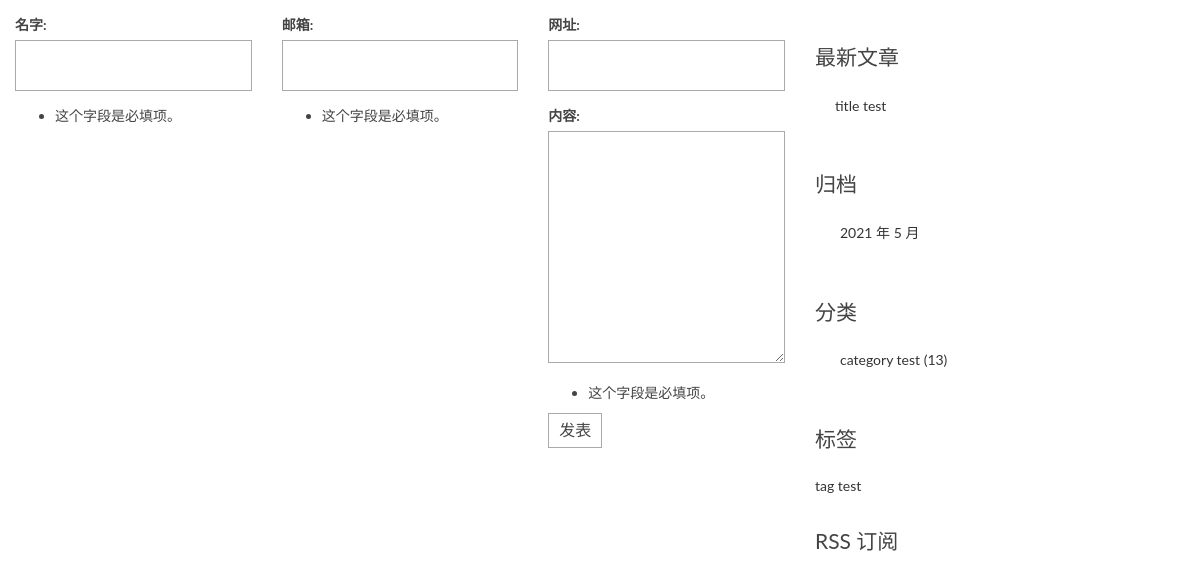
The app's page /comments/1/ with its own data.
### blog/models.py (models this page shows, shortened)
class Post(models.Model):
    title = models.CharField("标题", max_length=70)
    body = models.TextField("正文")
    author = models.ForeignKey(User, verbose_name="作者", on_delete=models.CASCADE)
    excerpt = models.CharField("摘要", max_length=200, blank=True)
    category = models.ForeignKey(Category, verbose_name="分类", on_delete=models.CASCADE)
    tags = models.ManyToManyField(Tag, verbose_name="标签", blank=True)
    created_time = models.DateTimeField("创建时间", default=timezone.now)
    modified_time = models.DateTimeField("修改时间")
    views = models.PositiveIntegerField(default=0, editable=False)
    class Meta:
        verbose_name = "文章"
        verbose_name_plural = verbose_name
        ordering = ["-created_time"]
    def get_absolute_url(self):
        return reverse('blog:detail', kwargs={'pk': self.pk})

class Category(models.Model):
    name = models.CharField("分类", max_length=100)
    class Meta:
        verbose_name = "分类"
        verbose_name_plural = verbose_name

class Tag(models.Model):
    name = models.CharField("标签", max_length=100)
    class Meta:
        verbose_name = "标签"
        verbose_name_plural = verbose_name

### comments/views.py (the view)
# urls.py: path('<int:pk>/', views.comment, name='comment')
def comment(request, pk):
    post = get_object_or_404(Post, pk=pk)
    form = CommentForm(request.POST)
    if form.is_valid():
        comment = form.save(False)
        comment.post = post
        comment.save()
        messages.add_message(request, messages.SUCCESS, '评论成功！', extra_tags='success')
        return redirect(post)
    messages.add_message(request, messages.ERROR, '评论失败', extra_tags='danger')
    return render(request, 'comments/preview.html', context={'post':post, 'form':form})

### comments/form.py
class CommentForm(forms.ModelForm):
    class Meta:
        model = Comment
        fields = ['name', 'email', 'url', 'text']

### blog/templatetags/blog_extras.py (called while the page is built)
@register.inclusion_tag('blog/inclusions/_recent_posts.html', takes_context=True)
def show_recent_posts(context, num=5):
    return {
        'recent_post_list': Post.objects.all().order_by('-created_time')[:num],
    }

@register.inclusion_tag('blog/inclusions/_archives.html', takes_context=True)
def show_archives(context):
    return {
        'date_list': Post.objects.dates('created_time', 'month', order='DESC'),
    }

@register.inclusion_tag('blog/inclusions/_categories.html', takes_context=True)
def show_categories(context):
    return {
        'category_list': Category.objects.all(),
    }

@register.inclusion_tag('blog/inclusions/_tags.html', takes_context=True)
def show_tags(context):
    return {
        'tag_list': Tag.objects.all(),
    }

### comments/templatetags/comment_extras.py (called while the page is built)
@register.inclusion_tag('comments/inclusions/_form.html', takes_context=True)
def show_comment_form(context, post, form=None):
    if form is None:
        form = CommentForm()
    return {'form': form, 'post': post}

### templates/comments/preview.html
{% extends 'base.html' %}
{% load comment_extras %}
{% block main %}
    {% show_comment_form post form %}
{% endblock %}

### templates/blog/inclusions/_recent_posts.html
<div class="widget widget-recent-posts">
    <h3 class="widget-title">最新文章</h3>
    <ul>
        {% for post in recent_post_list %}
            <li>
                <a href="{{ post.get_absolute_url }}">{{ post.title }}</a>
            </li>
        {% empty %}
            暂无文章
        {% endfor %}
    </ul>
</div>

### templates/blog/inclusions/_categories.html
<div class="widget widget-category">
    <h3 class="widget-title">分类</h3>
    <ul>
        {% for category in category_list %}
        <li>
            <a href="{% url 'blog:category' category.pk %}">{{ category.name }} <span class="post-count">(13)</span></a>
        </li>
        {% empty %}
            暂无分类
        {% endfor %}
    </ul>
</div>

### templates/blog/inclusions/_tags.html
<div class="widget widget-tag-cloud">
    <h3 class="widget-title">标签</h3>
    <ul>
        {% for tag in tag_list %}
        <a href="{% url 'blog:tag' tag.pk %}">{{ tag.name }}</a>
        {% empty %}
            暂无标签
        {% endfor %}
    </ul>
</div>

### blog/static/blog/css/custom.css (style rules this page uses)
* { outline: none; }
h1, h2, h3, h4, h5, h6 { margin-top: 0; }
a { color: #333; }
.widget { background: #fff; padding: 30px 0 0; }
.widget-title { font-size: 1.5em; margin-bottom: 20px; line-height: 1.6; padding: 10px 0 0; font-weight: 400; }
.widget-recent-posts ul { padding: 0; margin: 0; padding-left: 20px; }
.widget-recent-posts ul li { list-style-type: none; position: relative; line-height: 170%; margin-bottom: 10px; }
.widget-recent-posts ul li::before { content: '\f3d3'; font-family: "Ionicons"; position: absolute; left: -17px; top: 3px; font-size: 16px; color: #000; }
.widget-category ul { padding: 0; margin: 0; padding-left: 25px; }
.widget-category ul li { list-style-type: none; position: relative; line-height: 170%; margin-bottom: 10px; }
.widget-category ul li::before { content: '\f3fe'; font-family: "Ionicons"; position: absolute; left: -25px; top: 1px; font-size: 18px; color: #000; }
.widget-tag-cloud ul { padding: 0; margin: 0; margin-right: -10px; }
.contact-form input, .comment-form input { border: 1px solid #aaa; margin-bottom: 15px; width: 100%; padding: 15px 15px; font-size: 16px; line-height: 100%; transition: 0.4s border-color linear; }
.contact-form textarea, .comment-form textarea { border: 1px solid #aaa; margin-bottom: 15px; width: 100%; padding: 15px 15px; font-size: 16px; line-height: 20px !important; min-height: 183px; transition: 0.4s border-color linear; }

### records on screen
Post: title "title test"
Category: name "category test"
Tag: name "tag test"

### other values on screen
{{ date.year }} "2021"
{{ date.month }} "5"
